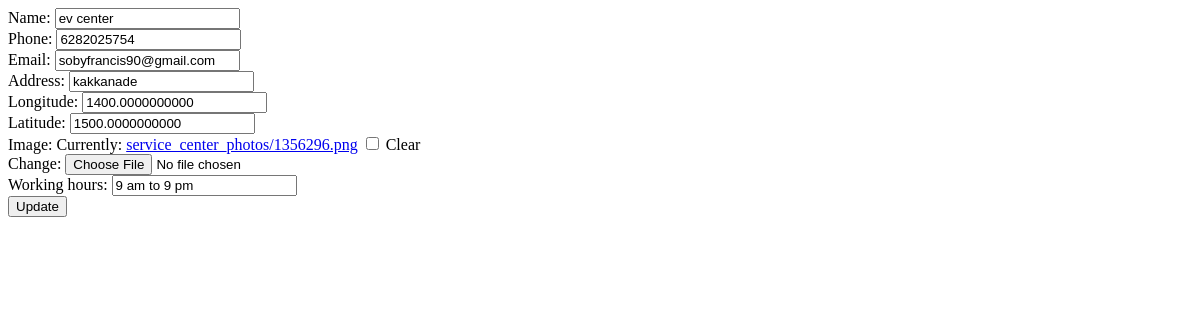
The app's page /Serviceupdate/1/, older data.
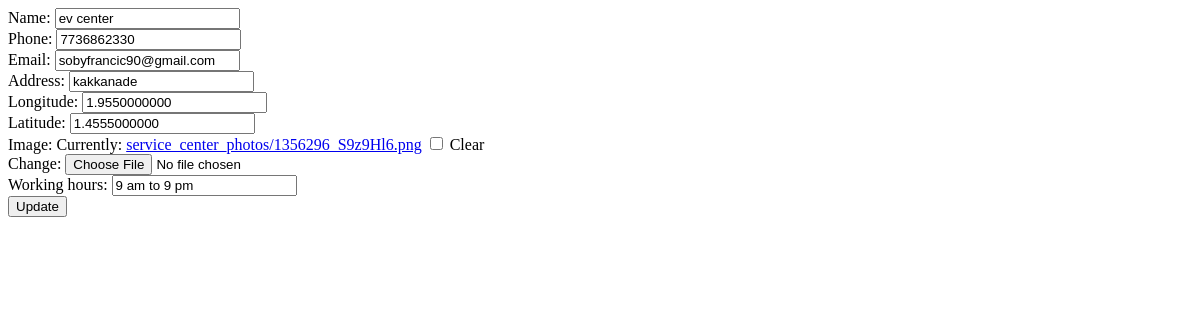
The same page, newer data.
### service_app/models.py (models this page shows)
class Service_Centre(models.Model):
    name = models.CharField(max_length=100)
    phone= models.CharField(max_length=20)
    email = models.EmailField(max_length=100)
    address = models.CharField(max_length=100)
    longitude = models.DecimalField(decimal_places=10,max_digits=20,null=True,blank=True)
    latitude = models.DecimalField(decimal_places=10,max_digits=20,null=True,blank=True)
    image = models.ImageField(upload_to='service_center_photos/', null=True, blank=True)
    working_hours = models.CharField(max_length=55,default="")
    utype = models.CharField(max_length=20,default='service_centre')
    status = models.CharField(max_length=20,default='pending')

### service_app/views.py (the view)
# urls.py: path('Serviceupdate/<int:pk>/',ServicecenterUpdate.as_view(),name='serviceupdate'),
class ServicecenterUpdate(UpdateView):
    model = Service_Centre
    form_class = ServiceCenterForm
    template_name = 'serviceupdate.html'
    success_url = reverse_lazy("servicelist")

### service_app/forms.py
class ServiceCenterForm(forms.ModelForm):
    class Meta:
        model = Service_Centre
        exclude =('utype','status')

### service_app/templates/serviceupdate.html (shortened to what this page needs)
<!DOCTYPE html>
<html lang="en">
<head>
</head>
<body>
    <form action="" method="post" enctype="multipart/form-data">
        {{form}}
        <button type="submit">Update</button>
    </form>
</body>
</html>

Row changes from the older to the newer data that the page shows:
changed Service_Centre "ev center": phone "6282025754" → "7736862330"; email "sobyfrancis90@gmail.com" → "sobyfrancic90@gmail.com"; longitude "1400.0000000000" → "1.9550000000"; latitude "1500.0000000000" → "1.4555000000"
Text that changed along with them:
text no longer shown: "Name: Phone: Email: Address: Longitude: Latitude: Image: Currently: service_center_photos/1356296.png Clear Change: Working hours:"
text now shown: "Name: Phone: Email: Address: Longitude: Latitude: Image: Currently: service_center_photos/1356296_S9z9Hl6.png Clear Change: Working hours:"
